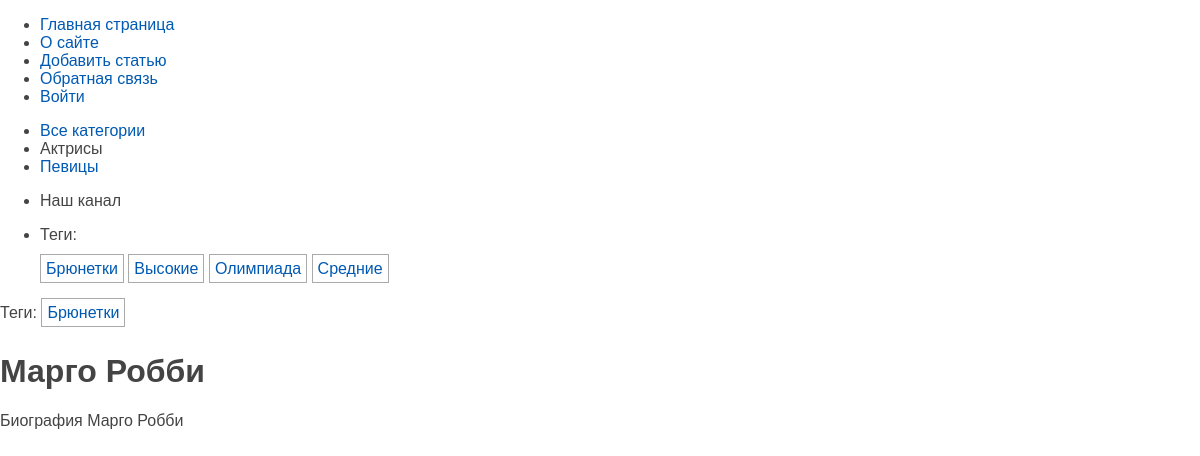
The page /post/margo-robbi/ on the database its author committed.
### women/models.py (models this page shows, shortened)
class Category(models.Model):
    name = models.CharField(max_length=100, db_index=True, verbose_name = 'Категория')
    slug = models.SlugField(max_length=255, unique=True, db_index=True)
    class Meta:
        verbose_name = 'Категория'
        verbose_name_plural = 'Категории'
    def get_absolute_url(self):
        return reverse("category", kwargs={"cat_slug": self.slug})

class TagPost(models.Model):
    tag = models.CharField(max_length=100, db_index=True)
    slug = models.SlugField(max_length=255, unique=True, db_index=True)
    def get_absolute_url(self):
        return reverse("tag", kwargs={"tag_slug": self.slug})

class Women(models.Model):
    class Status(models.IntegerChoices):
        DRAFT = 0, "Черновик"
        PUBLISHED = 1, "Опубликовано"
    title = models.CharField(max_length=255, verbose_name='Заголовок')
    slug = models.SlugField(max_length=255, unique=True, db_index=True, verbose_name='Slug')
    content = models.TextField(blank=True, verbose_name='Текст статьи')
    time_create = models.DateTimeField(auto_now_add=True, verbose_name='Время создания')
    time_update = models.DateTimeField(auto_now=True, verbose_name='Время изменения')
    is_published = models.BooleanField(choices=tuple(map(lambda x: (bool(x[0]), x[1]), Status.choices)),
                                       default=Status.DRAFT, verbose_name='Статус')
    cat = models.ForeignKey('Category', on_delete=models.PROTECT, related_name='posts', verbose_name='Категория')
    tags = models.ManyToManyField('TagPost', blank=True, related_name='tags', verbose_name='Теги')
    husband = models.OneToOneField('Husband', on_delete=models.SET_NULL, null=True,
                                   blank=True, related_name='wuman', verbose_name='Муж')
    objects = models.Manager()
    published = PublishedManager()
    class Meta:
        verbose_name = 'Известные женщины'
        verbose_name_plural = 'Известные женщины'
        ordering = ['-time_create']
        indexes = [
            models.Index(fields=['-time_create'])
        ]

### women/views.py (the view)
# urls.py: path('post/<slug:post_slug>/', views.show_post, name='post'),
def show_post(request, post_slug):
    post = get_object_or_404(Women, slug=post_slug)
    data = {
        'title': post.title,
        'menu': menu,
        'post': post,
        'cat_selected': 1,
    }
    return render(request, 'women/post.html', context=data)

### women/templatetags/women_tags.py (called while the page is built)
@register.inclusion_tag('women/list_categories.html')
def show_categories(cat_selected=0):
    cats = Category.objects.annotate(total=Count('posts')).filter(total__gt=0)
    return {"cats": cats, 'cat_selected': cat_selected}

@register.inclusion_tag('women/list_tags.html')
def show_all_tags():
    return {"tags": TagPost.objects.annotate(total=Count("tags")).filter(total__gt=0)}

### women/templates/women/post.html (shortened to what this page needs)
{% extends 'base.html' %} {% block breadcrumbs %}
{% with post.tags.all as tags %} {% if tags %}
<ul class="tags-list">
  <li>Теги:</li>
  {% for t in tags %}
  <li><a href="{{t.get_absolute_url}}">{{t.tag}}</a></li>
  {% endfor %}
</ul>
{% endif %} {% endwith %} {% endblock %} {% block content %}
<h1>{{post.title}}</h1>
 {{post.content|linebreaks}} {% endblock %}

### women/templates/women/list_categories.html
{% for cat in cats %} {% if cat.id == cat_selected %}
<li class="selected">{{cat.name}}</li>
{% else %}
<li><a href="{{ cat.get_absolute_url }}">{{cat.name}}</a></li>
{% endif %} {% endfor %}

### women/templates/women/list_tags.html
{% if tags %}
<p>Теги:</p>
<ul class="tags-list">
  {% for t in tags %}
  <li><a href="{{t.get_absolute_url}}">{{t.tag}}</a></li>
  {% endfor %}
</ul>
{% endif %}

### women/static/women/css/styles.css (style rules this page uses)
html, body { font-family: "Arial"; margin: 0; padding: 0; height: 100%; width: 100%; color: #444; }
a { color: #0059b2; text-decoration: none; }
ul.tags-list { width: 100%; margin: 0; padding: 0; list-style: none; }
ul.tags-list li { margin: 0; padding: 0 0 10px; display: inline-block; }
ul.tags-list li a { padding: 5px; font-size: 16px; border: 1px solid #aaa; }

### rows shown on the page
Category: name "Актрисы"
Category: name "Певицы"
TagPost: tag "Брюнетки"
TagPost: tag "Высокие"
TagPost: tag "Олимпиада"
TagPost: tag "Средние"
Women: title "Марго Робби", content "Биография Марго Робби"

### other values the page prints
{{ m.title }} "О сайте" "Добавить статью" "Обратная связь" "Войти"
